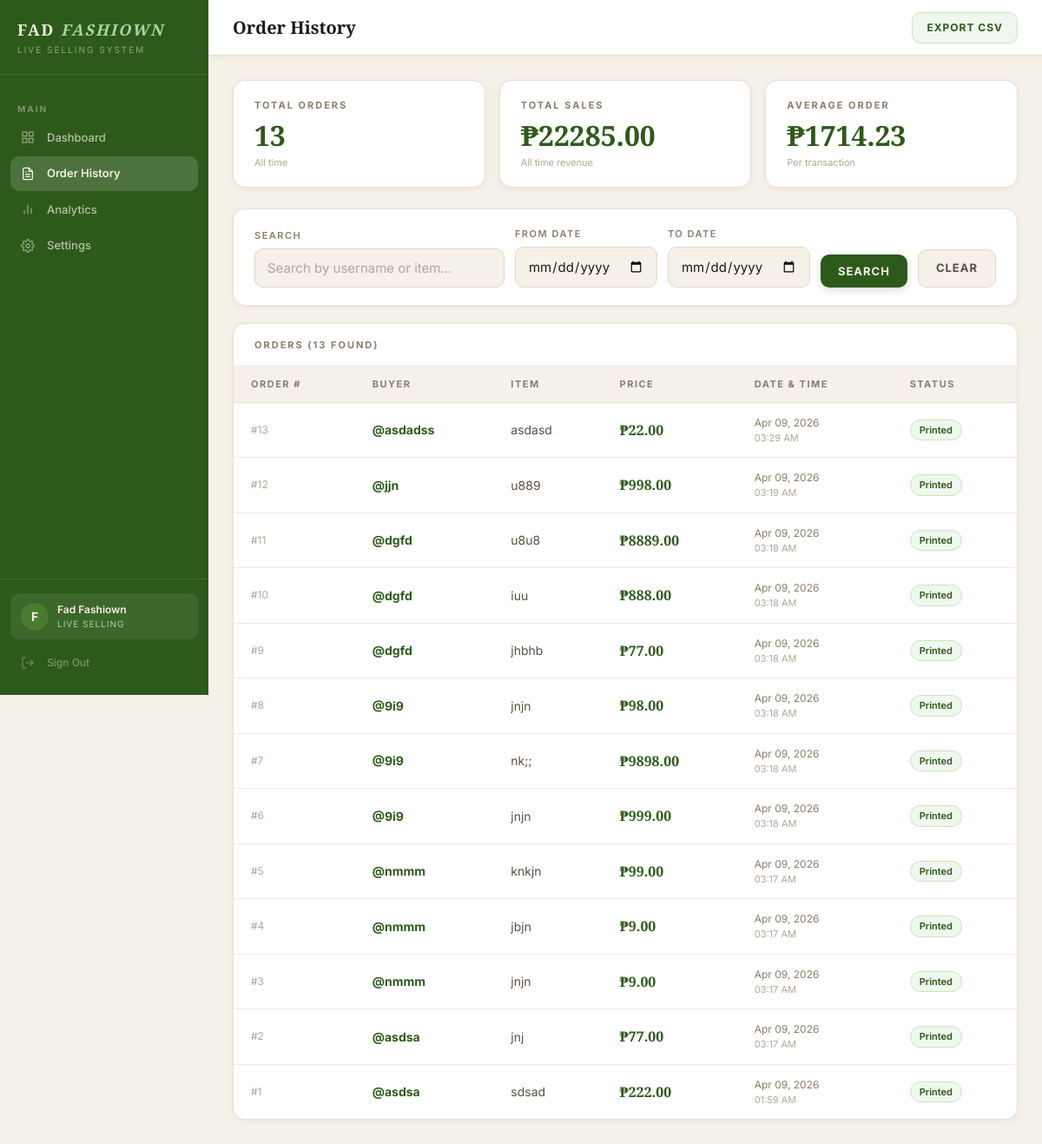
/orders (signed in), run on the app's committed database.
### auth/models.py (models this page shows, shortened)
class Client(UserMixin, db.Model):
    __tablename__ = 'clients'
    id = db.Column(db.Integer, primary_key=True)
    business_name = db.Column(db.String(100), nullable=False)
    email = db.Column(db.String(120), unique=True, nullable=False)
    password_hash = db.Column(db.String(255), nullable=False)
    plan = db.Column(db.String(20), default='active')
    is_active = db.Column(db.Boolean, default=True)
    is_admin = db.Column(db.Boolean, default=False)
    created_at = db.Column(db.DateTime, default=datetime.utcnow)
    last_login = db.Column(db.DateTime, nullable=True)
    orders = db.relationship('Order', backref='client', lazy=True)
    token = db.Column(db.String(64), unique=True, nullable=True)
    detection_mode = db.Column(db.String(20), default='keywords')
    custom_keywords = db.Column(db.Text, default='mine')
    highlight_numbers = db.Column(db.Boolean, default=False)

class Order(db.Model):
    __tablename__ = 'orders'
    id = db.Column(db.Integer, primary_key=True)
    client_id = db.Column(
        db.Integer,
        db.ForeignKey('clients.id'),
        nullable=False
    )
    buyer_username = db.Column(db.String(100), nullable=False)
    item_name = db.Column(db.String(200), nullable=False)
    price = db.Column(db.Float, nullable=False)
    timestamp = db.Column(db.DateTime, default=datetime.utcnow)
    label_printed = db.Column(db.Boolean, default=False)

### dashboard/routes.py (the view, shortened to what this page needs)
@dashboard.route('/orders')
@login_required
def orders():
    if current_user.is_admin:
        return redirect(url_for('auth.admin_panel'))
    search = request.args.get('search', '').strip()
    date_from = request.args.get('date_from', '')
    date_to = request.args.get('date_to', '')
    page = request.args.get('page', 1, type=int)
    per_page = 20
    query = Order.query.filter_by(client_id=current_user.id)
    if search:
        query = query.filter(
            Order.buyer_username.ilike(f'%{search}%') |
            Order.item_name.ilike(f'%{search}%')
        )
    all_orders = Order.query.filter_by(client_id=current_user.id).all()
    total_orders = len(all_orders)
    total_sales = sum(o.price for o in all_orders)
    orders_paginated = query.order_by(
        Order.timestamp.desc()
    ).paginate(page=page, per_page=per_page, error_out=False)
    return render_template(
        'orders.html',
        orders=orders_paginated,
        search=search,
        date_from=date_from,
        date_to=date_to,
        total_orders=total_orders,
        total_sales=total_sales,
        business_name=current_user.business_name
    )

### templates/orders.html (shortened to what this page needs)
{% extends "base.html" %}
{% block page_title %}Order History{% endblock %}
{% block topbar_right %}
<a href="/orders/export" class="btn btn-export">Export CSV</a>
{% endblock %}
{% block content %}
<div class="stats-grid">
    <div class="stat-card">
        <div class="stat-label">Total Orders</div>
        <div class="stat-number">{{ total_orders }}</div>
        <div class="stat-sub">All time</div>
    </div>
    <div class="stat-card">
        <div class="stat-label">Total Sales</div>
        <div class="stat-number">₱{{ "%.2f"|format(total_sales) }}</div>
        <div class="stat-sub">All time revenue</div>
    </div>
    <div class="stat-card">
        <div class="stat-label">Average Order</div>
        <div class="stat-number">
            ₱{{ "%.2f"|format(total_sales / total_orders) if total_orders > 0 else "0.00" }}
        </div>
        <div class="stat-sub">Per transaction</div>
    </div>
</div>
<div class="filters-card">
    <form method="GET" action="/orders">
        <div class="filters-row">
            <div class="form-group" style="margin:0">
                <label class="form-label">Search</label>
                <input type="text" name="search" class="form-input"
                       value="{{ search }}"
                       placeholder="Search by username or item..." />
            </div>
            <div class="form-group" style="margin:0">
                <label class="form-label">From Date</label>
                <input type="date" name="date_from"
                       class="form-input" value="{{ date_from }}" />
            </div>
            <div class="form-group" style="margin:0">
                <label class="form-label">To Date</label>
                <input type="date" name="date_to"
                       class="form-input" value="{{ date_to }}" />
            </div>
            <div class="form-group" style="margin:0">
                <label class="form-label">&nbsp;</label>
                <button type="submit" class="btn btn-primary">Search</button>
            </div>
            <div class="form-group" style="margin:0">
                <label class="form-label">&nbsp;</label>
                <a href="/orders" class="btn btn-secondary">Clear</a>
            </div>
        </div>
    </form>
</div>
<div class="table-card">
    <div class="table-header">
        <span class="card-title">Orders ({{ orders.total }} found)</span>
    </div>
    {% if orders.items %}
    <table>
        <thead>
            <tr>
                <th>Order #</th>
                <th>Buyer</th>
                <th>Item</th>
                <th>Price</th>
                <th>Date & Time</th>
                <th>Status</th>
            </tr>
        </thead>
        <tbody>
            {% for order in orders.items %}
            <tr>
                <td class="td-id">#{{ order.id }}</td>
                <td class="td-buyer">@{{ order.buyer_username }}</td>
                <td class="td-item">{{ order.item_name }}</td>
                <td class="td-price">₱{{ "%.2f"|format(order.price) }}</td>
                <td class="td-time">
                    {{ order.timestamp.strftime('%b %d, %Y') }}
                    <span style="color:var(--text-light);display:block;font-size:11px">
                        {{ order.timestamp.strftime('%I:%M %p') }}
                    </span>
                </td>
                <td><span class="badge badge-success">Printed</span></td>
            </tr>
            {% endfor %}
        </tbody>
    </table>
    {% endif %}
</div>
{% endblock %}

### templates/base.html (shortened to what this page needs)
<!DOCTYPE html>
<html lang="en">
<head>
    <link rel="stylesheet" href="/static/style.css">
</head>
<body>
<div class="app-layout">
    <aside class="sidebar" id="sidebar">
        <div class="sidebar-brand">
            <div class="brand-name">FAD <em>FASHIOWN</em></div>
            <div class="brand-sub">Live Selling System</div>
        </div>
        <nav class="sidebar-nav">
            {% if current_user.is_admin %}
            <div class="nav-section-label">Management</div>
            <a href="/admin"
               class="nav-item {% if request.endpoint == 'auth.admin_panel' %}active{% endif %}">
                <span class="nav-icon">
                    <svg width="16" height="16" fill="none" stroke="currentColor" stroke-width="2" viewBox="0 0 24 24">
                        <path d="M17 21v-2a4 4 0 0 0-4-4H5a4 4 0 0 0-4 4v2"/>
                        <circle cx="9" cy="7" r="4"/>
                        <path d="M23 21v-2a4 4 0 0 0-3-3.87"/>
                        <path d="M16 3.13a4 4 0 0 1 0 7.75"/>
                    </svg>
                </span>
                Client Management
            </a>
            {% else %}
            <div class="nav-section-label">Main</div>
            <a href="/"
               class="nav-item {% if request.endpoint == 'dashboard.index' %}active{% endif %}">
                <span class="nav-icon">
                    <svg width="16" height="16" fill="none" stroke="currentColor" stroke-width="2" viewBox="0 0 24 24">
                        <rect x="3" y="3" width="7" height="7"/>
                        <rect x="14" y="3" width="7" height="7"/>
                        <rect x="3" y="14" width="7" height="7"/>
                        <rect x="14" y="14" width="7" height="7"/>
                    </svg>
                </span>
                Dashboard
            </a>
            <a href="/orders"
               class="nav-item {% if request.endpoint == 'dashboard.orders' %}active{% endif %}">
                <span class="nav-icon">
                    <svg width="16" height="16" fill="none" stroke="currentColor" stroke-width="2" viewBox="0 0 24 24">
                        <path d="M14 2H6a2 2 0 0 0-2 2v16a2 2 0 0 0 2 2h12a2 2 0 0 0 2-2V8z"/>
                        <polyline points="14 2 14 8 20 8"/>
                        <line x1="16" y1="13" x2="8" y2="13"/>
                        <line x1="16" y1="17" x2="8" y2="17"/>
                        <polyline points="10 9 9 9 8 9"/>
                    </svg>
                </span>
                Order History
            </a>
            <a href="/analytics"
            class="nav-item {% if request.endpoint == 'dashboard.analytics' %}active{% endif %}">
                <span class="nav-icon">
                    <svg width="16" height="16" fill="none" stroke="currentColor" stroke-width="2" viewBox="0 0 24 24">
                        <line x1="18" y1="20" x2="18" y2="10"/>
                        <line x1="12" y1="20" x2="12" y2="4"/>
                        <line x1="6" y1="20" x2="6" y2="14"/>
                    </svg>
                </span>
                Analytics
            </a>
            <a href="/settings"
            class="nav-item {% if request.endpoint == 'dashboard.settings' %}active{% endif %}">
                <span class="nav-icon">
                </span>
                Settings
            </a>
            {% endif %}
        </nav>
        <div class="sidebar-footer">
            <div class="client-info">
                <div class="client-avatar">
                    {{ current_user.business_name[0].upper() }}
                </div>
                <div class="client-details">
                    <div class="client-name">{{ current_user.business_name }}</div>
                    <div class="client-plan">
                        {% if current_user.is_admin %}System Administrator{% else %}Live Selling{% endif %}
                    </div>
                </div>
            </div>
            <a href="/logout" class="nav-item nav-signout">
                <span class="nav-icon">
                    <svg width="16" height="16" fill="none" stroke="currentColor" stroke-width="2" viewBox="0 0 24 24">
                        <path d="M9 21H5a2 2 0 0 1-2-2V5a2 2 0 0 1 2-2h4"/>
                        <polyline points="16 17 21 12 16 7"/>
                        <line x1="21" y1="12" x2="9" y2="12"/>
                    </svg>
                </span>
                Sign Out
            </a>
        </div>
    </aside>
    <main class="main-content">
        <div class="topbar">
            <div style="display:flex;align-items:center;gap:14px">
                <div class="topbar-title">{% block page_title %}{% endblock %}</div>
            </div>
            <div class="topbar-right">
                {% block topbar_right %}{% endblock %}
            </div>
        </div>
        <div class="page-content">
            {% block content %}{% endblock %}
        </div>
    </main>
</div>
</body>
</html>

### data on the page
Client: business_name "F", business_name "Fad Fashiown"
Order: id "13", buyer_username "asdadss", item_name "asdasd", price "22.00", timestamp "Apr 09, 2026", timestamp "03:29 AM"
Order: id "12", buyer_username "jjn", item_name "u889", price "998.00", timestamp "Apr 09, 2026", timestamp "03:19 AM"
Order: id "11", buyer_username "dgfd", item_name "u8u8", price "8889.00", timestamp "Apr 09, 2026", timestamp "03:18 AM"
Order: id "10", buyer_username "dgfd", item_name "iuu", price "888.00", timestamp "Apr 09, 2026", timestamp "03:18 AM"
Order: id "9", buyer_username "dgfd", item_name "jhbhb", price "77.00", timestamp "Apr 09, 2026", timestamp "03:18 AM"
Order: id "8", buyer_username "9i9", item_name "jnjn", price "98.00", timestamp "Apr 09, 2026", timestamp "03:18 AM"
Order: id "7", buyer_username "9i9", item_name "nk;;", price "9898.00", timestamp "Apr 09, 2026", timestamp "03:18 AM"
Order: id "6", buyer_username "9i9", item_name "jnjn", price "999.00", timestamp "Apr 09, 2026", timestamp "03:18 AM"
Order: id "5", buyer_username "nmmm", item_name "knkjn", price "99.00", timestamp "Apr 09, 2026", timestamp "03:17 AM"
Order: id "4", buyer_username "nmmm", item_name "jbjn", price "9.00", timestamp "Apr 09, 2026", timestamp "03:17 AM"
Order: id "3", buyer_username "nmmm", item_name "jnjn", price "9.00", timestamp "Apr 09, 2026", timestamp "03:17 AM"
Order: id "2", buyer_username "asdsa", item_name "jnj", price "77.00", timestamp "Apr 09, 2026", timestamp "03:17 AM"
Order: id "1", buyer_username "asdsa", item_name "sdsad", price "222.00", timestamp "Apr 09, 2026", timestamp "01:59 AM"

### other printed values
{{ total_orders }} "13"
{{ "%.2f"|format(total_sales) }} "22285.00"
{{ orders.total }} "13"
